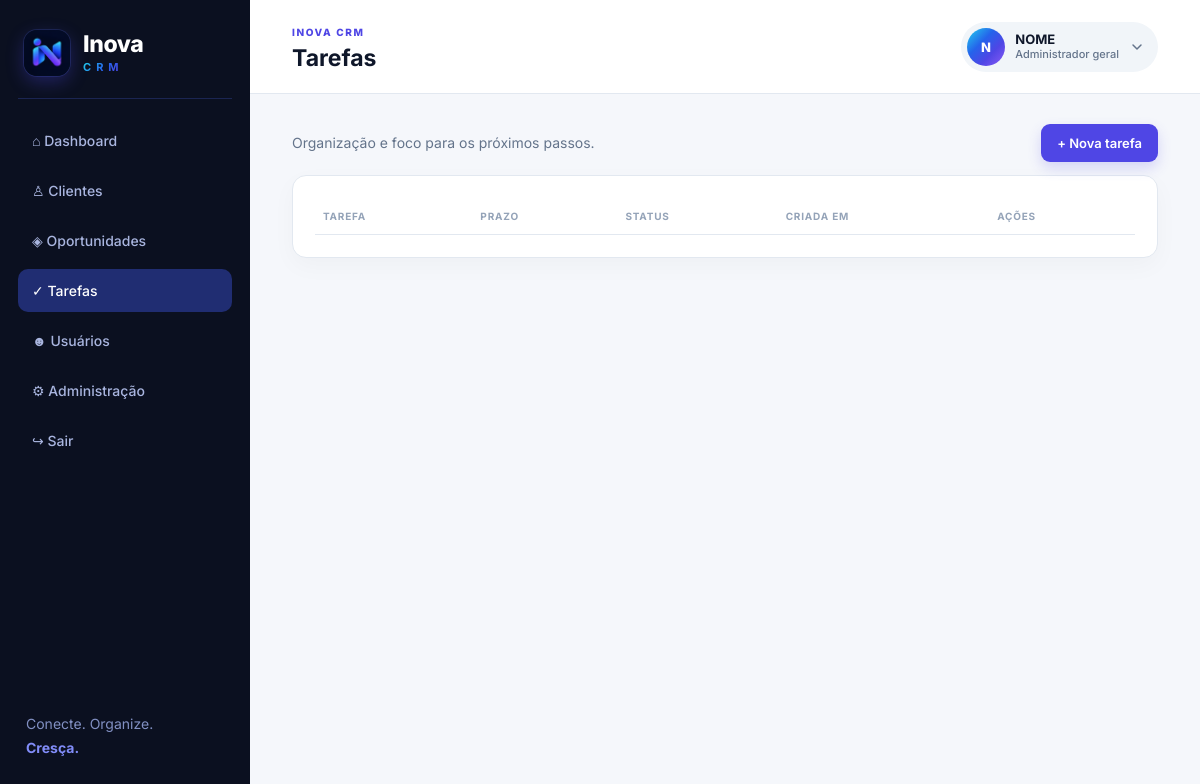
The page /index.php?page=tasks (signed in) on the database its author committed.
### tables this page shows
CREATE TABLE IF NOT EXISTS users (id INT UNSIGNED AUTO_INCREMENT PRIMARY KEY,company_id INT UNSIGNED NOT NULL,name VARCHAR(160) NOT NULL,email VARCHAR(190) UNIQUE NOT NULL,avatar VARCHAR(120) NULL,job_title VARCHAR(80) NULL,phone VARCHAR(40) NULL,password_hash VARCHAR(255) NOT NULL,role ENUM('global_admin','owner','member') NOT NULL DEFAULT 'member',status ENUM('active','suspended') NOT NULL DEFAULT 'active',deleted TINYINT(1) NOT NULL DEFAULT 0,deleted_at DATETIME NULL,last_login_at DATETIME NULL,created_at DATETIME NOT NULL DEFAULT CURRENT_TIMESTAMP,FOREIGN KEY(company_id) REFERENCES companies(id),INDEX(company_id));

### config/bootstrap.php (called while the page is built, shortened)
<?php
function env_value(string $key, ?string $default = null): ?string {
    foreach ([$_ENV[$key] ?? null, $_SERVER[$key] ?? null, getenv($key)] as $v) {
        if ($v !== null && $v !== false && $v !== '') return (string) $v;
    }
    return $default;
}
$configFile = __DIR__ . '/config.php';
$config = require $configFile;
require_once __DIR__ . '/../app/helpers.php';
require_once __DIR__ . '/../app/Database.php';
require_once __DIR__ . '/../app/profile.php';

### config/config.php (called while the page is built, shortened)
<?php
return [
    'app_name' => env_value('APP_NAME', 'Inova CRM'),
    'base_url' => env_value('APP_URL', ''),
    'timezone' => env_value('APP_TIMEZONE', 'America/Sao_Paulo'),
    'session_name' => env_value('SESSION_NAME', 'inova_crm_session'),
    'db' => [
        'host' => env_value('DB_HOST', 'localhost'),
        'port' => env_value('DB_PORT', '3306'),
        'name' => env_value('DB_DATABASE', 'inova_crm'),
        'user' => env_value('DB_USERNAME', 'inova_crm_user'),
        'pass' => env_value('DB_PASSWORD', ''),
        'charset' => env_value('DB_CHARSET', 'utf8mb4'),
    ],
];

### app/Database.php (called while the page is built, shortened)
<?php
final class Database {
 private static ?PDO $pdo=null;
 public static function connection(): PDO {
  if (self::$pdo) return self::$pdo;
  global $config;
  $d=$config['db']; $dsn="mysql:host={$d['host']};port={$d['port']};dbname={$d['name']};charset={$d['charset']}";
  self::$pdo=new PDO($dsn,$d['user'],$d['pass'],[PDO::ATTR_ERRMODE=>PDO::ERRMODE_EXCEPTION,PDO::ATTR_DEFAULT_FETCH_MODE=>PDO::FETCH_ASSOC,PDO::ATTR_EMULATE_PREPARES=>false]);
  return self::$pdo;
 }
}
function db(): PDO { return Database::connection(); }

### app/helpers.php (the view, shortened to what this page needs)
<?php
function e(mixed $v): string { return htmlspecialchars((string)$v, ENT_QUOTES, 'UTF-8'); }
function get_flash(): ?array { $f=$_SESSION['_flash']??null; unset($_SESSION['_flash']); return $f; }
function current_user(): ?array { return $_SESSION['user']??null; }
function require_login(): void {
    $q=db()->prepare('SELECT u.name,u.email,u.avatar,u.job_title,u.phone,u.role,u.status,u.deleted,c.status company_status,s.plan_code FROM users u JOIN companies c ON c.id=u.company_id LEFT JOIN company_subscriptions s ON s.company_id=c.id AND s.status="active" WHERE u.id=? LIMIT 1');
    $q->execute([$_SESSION['user']['id']]); $fresh=$q->fetch();
}
function favicon_tags(): string { return '<link rel="icon" href="favicon.ico" sizes="any"><link rel="icon" type="image/png" sizes="32x32" href="assets/favicon-32.png"><link rel="icon" type="image/png" sizes="192x192" href="assets/icon-192.png"><link rel="apple-touch-icon" href="assets/apple-touch-icon.png"><meta name="theme-color" content="#0b1020">'; }
    ?>
<?php
function layout_start(string $title): void { global $config; $u=current_user(); $flash=get_flash(); ?><!doctype html><html lang="pt-BR"><head><meta charset="utf-8"><meta name="viewport" content="width=device-width,initial-scale=1"><title><?=e($title)?> · Inova CRM</title><?=favicon_tags()?><link rel="stylesheet" href="assets/app.css"></head><body><div class="app-shell"><div class="sidebar-backdrop" data-nav-close></div><aside class="sidebar" id="sidebar" aria-label="Menu principal"><button type="button" class="nav-close" data-nav-close aria-label="Fechar menu">&times;</button><a class="brand" href="index.php" aria-label="Inova CRM - início"><img class="brand-mark" src="assets/brand-mark.png" alt="" width="46" height="46"><span class="brand-text"><strong>Inova</strong><em>CRM</em></span></a><nav><?php $cur=$_GET['page']??'dashboard'; $items=['dashboard'=>['index.php','⌂ Dashboard'],'customers'=>['index.php?page=customers','♙ Clientes'],'deals'=>['index.php?page=deals','◈ Oportunidades'],'tasks'=>['index.php?page=tasks','✓ Tarefas']]; if($u && in_array($u['role'],['owner','global_admin'],true)) $items['users']=['index.php?page=users','☻ Usuários']; if($u && $u['role']==='global_admin') $items['admin']=['index.php?page=admin','⚙ Administração']; foreach($items as $k=>$it): ?><a href="<?=$it[0]?>" class="<?=$cur===$k?'active':''?>"><?=$it[1]?></a><?php endforeach; ?><a href="index.php?page=logout">↪ Sair</a></nav><div class="side-foot">Conecte. Organize.<br><strong>Cresça.</strong></div></aside><main class="main"><header class="topbar"><button type="button" class="menu-btn" id="menu-btn" aria-label="Abrir menu" aria-controls="sidebar" aria-expanded="false"><span></span><span></span><span></span></button><div class="topbar-title"><span class="eyebrow">INOVA CRM</span><h1><?=e($title)?></h1></div><?php if($u): $rl=['global_admin'=>'Administrador geral','owner'=>'Responsável','member'=>'Membro'][$u['role']??'']??($u['role']??''); ?><div class="profile-menu"><button type="button" class="user-pill" id="profile-btn" aria-haspopup="true" aria-expanded="false" aria-controls="profile-dd"><?=avatar_html($u,'avatar-sm')?><span class="user-info"><b><?=e($u['name'])?></b><small><?=e(($u['job_title']??'')?:$rl)?></small></span><svg class="chev" viewBox="0 0 24 24" width="16" height="16" fill="none" stroke="currentColor" stroke-width="2.2" stroke-linecap="round" stroke-linejoin="round" aria-hidden="true"><path d="m6 9 6 6 6-6"/></svg></button><div class="profile-dd" id="profile-dd" hidden><div class="dd-head"><?=avatar_html($u,'avatar-md')?><div><strong><?=e($u['name'])?></strong><small><?=e($u['email']??'')?></small><span class="badge pro"><?=e($rl)?></span></div></div><a href="index.php?page=profile">Meu perfil</a><a href="index.php?page=logout" class="dd-out">Sair</a></div></div><?php endif; ?></header><?php if($flash): ?><div class="flash <?=$flash[0]?>"><?=e($flash[1])?></div><?php endif; ?><?php }
function layout_end(): void { ?></main></div></body></html><?php }

### app/profile.php (shortened to what this page needs)
<?php
function user_initials(string $name): string {
    $parts = preg_split('/\s+/u', trim($name), -1, PREG_SPLIT_NO_EMPTY) ?: [];
    $first = mb_strtoupper(mb_substr($parts[0], 0, 1));
    $last = count($parts) > 1 ? mb_strtoupper(mb_substr($parts[count($parts) - 1], 0, 1)) : '';
    return $first . $last;
}
function avatar_html(array $u, string $class = ''): string {
    $file = (string)($u['avatar'] ?? '');
    $class = trim('avatar ' . $class);
    return '<span class="' . e($class) . ' avatar-initials" aria-hidden="true">' . e(user_initials((string)($u['name'] ?? ''))) . '</span>';
}
    layout_start('Meu perfil'); ?>

### public/assets/app.css (style rules this page uses)
:root { --navy:#0b1020;--indigo:#4f46e5;--lav:#818cf8;--cyan:#22d3ee;--white:#f8fafc;--ink:#0f172a;--muted:#64748b;--line:#e2e8f0;--card:#fff;--green:#16a34a;--red:#dc2626;--amber:#d97706;--grad:linear-gradient(135deg,#22d3ee,#2563eb 38%,#4f46e5 66%,#8b5cf6) }
* { box-sizing:border-box }
body { margin:0;background:#f5f7fb;color:var(--ink);font-family:Inter,system-ui,sans-serif;font-size:14px }
.app-shell { display:flex;min-height:100vh }
.sidebar { width:250px;background:var(--navy);color:#fff;padding:28px 18px;display:flex;flex-direction:column }
.brand { display:flex;align-items:center;gap:13px;color:#fff;text-decoration:none;padding:2px 6px 22px;margin-bottom:20px;border-bottom:1px solid #1b2552 }
.brand-mark { width:46px;height:46px;flex:none;border-radius:13px;box-shadow:0 6px 18px #4f46e552,0 0 0 1px #2b3d8266 }
.brand-text { display:flex;flex-direction:column;line-height:1 }
.brand-text strong { font-size:23px;font-weight:800;letter-spacing:-.4px }
.brand-text em { font-style:normal;font-size:11px;font-weight:700;letter-spacing:5px;margin-top:6px;background:var(--grad);-webkit-background-clip:text;background-clip:text;color:transparent }
.sidebar nav { display:grid;gap:7px }
.sidebar nav a { color:#a9b5df;text-decoration:none;padding:13px 14px;border-radius:10px;font-weight:500 }
.sidebar nav a:hover,.sidebar nav a.active { background:#202d72;color:#fff }
.side-foot { margin-top:auto;color:#8290c3;line-height:1.7;padding:12px 8px }
.side-foot strong { color:var(--lav) }
.main { flex:1;max-width:1500px;min-width:0 }
.topbar { height:94px;background:#fff;border-bottom:1px solid var(--line);display:flex;align-items:center;justify-content:space-between;padding:20px 42px }
.eyebrow { font-size:10px;letter-spacing:1.6px;color:var(--indigo);font-weight:800 }
.topbar h1 { margin:5px 0 0;font-size:23px }
.topbar-title { min-width:0 }
.topbar-title h1 { overflow:hidden;text-overflow:ellipsis;white-space:nowrap }
.profile-menu { position:relative;margin-left:auto;flex:none }
.user-pill { display:flex;align-items:center;gap:10px;background:#f1f5f9;border:1px solid transparent;border-radius:999px;padding:5px 12px 5px 5px;font:600 13px Inter,system-ui,sans-serif;color:var(--ink);cursor:pointer;max-width:290px;transition:background .15s,border-color .15s }
.user-info { display:flex;flex-direction:column;align-items:flex-start;min-width:0;line-height:1.2;text-align:left }
.user-info b { font-weight:700;max-width:150px;overflow:hidden;text-overflow:ellipsis;white-space:nowrap }
.user-info small { color:var(--muted);font-weight:500;font-size:11px;max-width:150px;overflow:hidden;text-overflow:ellipsis;white-space:nowrap }
.chev { flex:none;color:var(--muted);transition:transform .2s }
.avatar { border-radius:50%;object-fit:cover;flex:none;display:inline-block;background:#e2e8f0 }
.avatar-initials { display:inline-grid;place-items:center;color:#fff;font-weight:800;background:var(--grad);letter-spacing:.5px }
.avatar-sm { width:38px;height:38px;font-size:13px }

### rows shown on the page
users: name "N", name "NOME", job_title+role "Administrador geral"

### other values the page prints
$it[1] "⌂ Dashboard"
$it[1] "♙ Clientes"
$it[1] "◈ Oportunidades"
$it[1] "✓ Tarefas"
$it[1] "☻ Usuários"
$it[1] "⚙ Administração"
$title "Tarefas"
